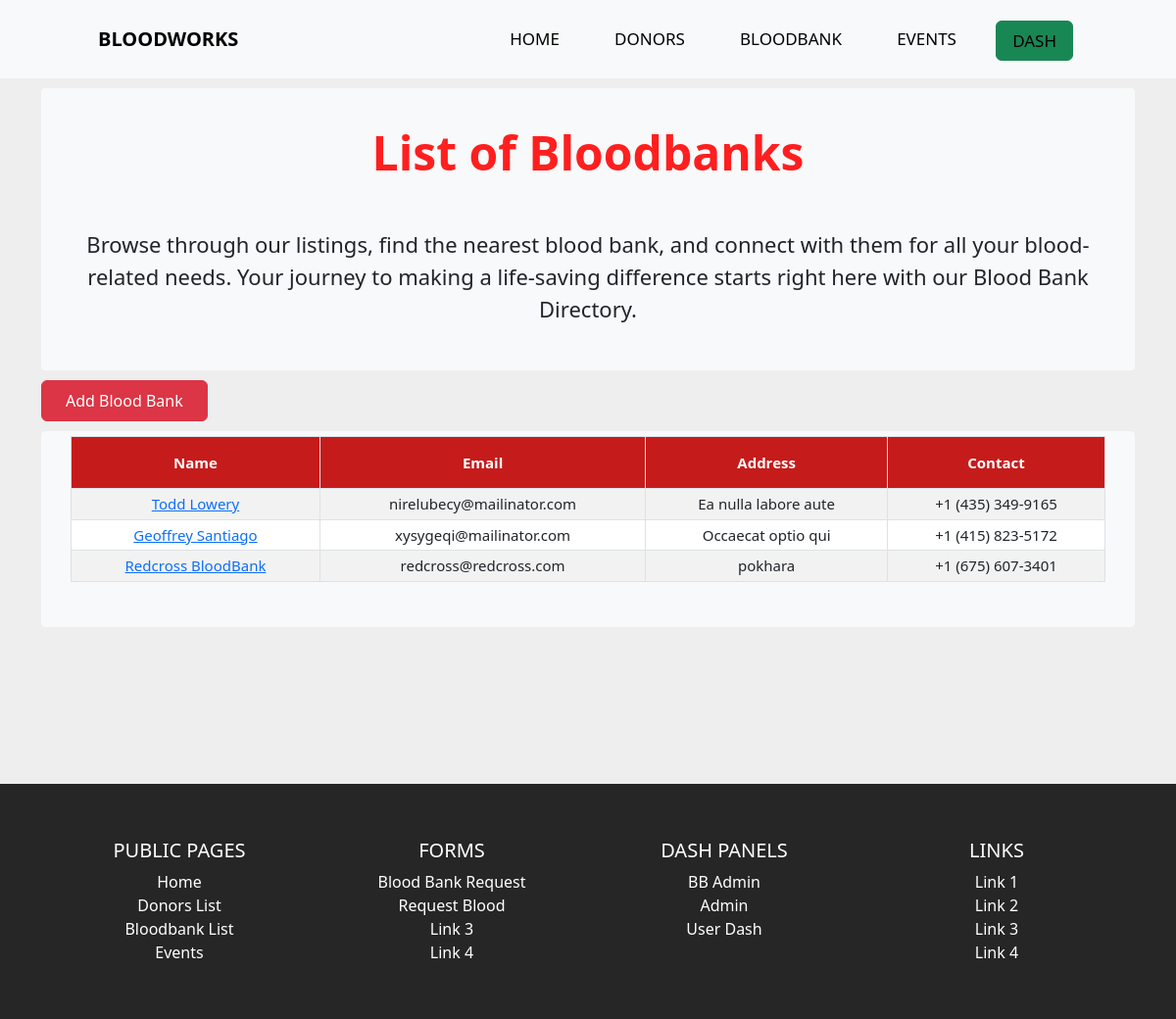
The page /bloodbanks (signed in) on the database its author committed.
### tables this page shows
CREATE TABLE `blood_banks` (
  `bb_id` int(11) NOT NULL,
  `bb_name` varchar(50) NOT NULL,
  `bb_email` varchar(50) DEFAULT NULL,
  `bb_username` varchar(50) NOT NULL,
  `bb_password` varchar(100) NOT NULL,
  `bb_phoneno` varchar(20) DEFAULT NULL,
  `bb_address` varchar(255) DEFAULT NULL,
  `bb_status` varchar(50) DEFAULT NULL,
  `bb_description` varchar(255) DEFAULT NULL,
  `bb_image` varchar(100) DEFAULT NULL
);

### controllers/BloodBanks.php (called while the page is built, shortened)
<?php
class BloodBanks
{
    public function index($a = "", $b = "", $c = "")
    {
        $bloodbanklist = $this->bloodbanklist();
        $data = [
            "bloodbanklist" => $bloodbanklist,
        ];
        $this->view('blood-banks', $data);
    }
    private function bloodbanklist()
    {
        $bloodbanklist = new Model;
        $bloodbanklist->table = "blood_banks";
        $bloodbanklist->order_column = "bb_id";
        $data = [
            "bb_status" => "verified"
        ];
        $bloodbanklist = $bloodbanklist->where($data);
        return $bloodbanklist;
    }
}

### includes/app.php (called while the page is built, shortened)
<?php
class App
{
    private $method = "index";
    public function splitURL()
    {
        $URL = $_GET['url'] ?? 'home';
        $URL = explode("/", trim($URL, "/"));
        return $URL;
    }
    public function loadController()
    {
        $URL = $this->splitURL();
        if($URL[0] == "dash"){
            if ($URL[0] == "dash" && !isset($URL[1])) {
                $filename = "controllers/Dash"  . ".php";
            } elseif ($URL[0] == "dash" && isset($URL[1])) {
                $filename = "controllers/" . $URL[0] . $URL[1] . ".php";
            }
        }
        elseif ($URL[0] == "admin"  ) {
            if ($URL[0] == "admin" && !isset($URL[1])) {
                $filename = "controllers/Admin"  . ".php";
            } elseif ($URL[0] == "admin" && isset($URL[1])) {
                $filename = "controllers/" . $URL[0] . $URL[1] . ".php";
            }
        }
        elseif ($URL[0] == "bbadmin"  ) {
            if ($URL[0] == "bbadmin" && !isset($URL[1])) {
                $filename = "controllers/bbadmin"  . ".php";
            } elseif ($URL[0] == "bbadmin" && isset($URL[1])) {
                $filename = "controllers/" . $URL[0] . $URL[1] . ".php";
            }
        }
        else{
            $filename = "controllers/" .$URL[0] . ".php";
        }
        if (file_exists($filename)) {
            unset($URL[0]);
        } else {
            $filename = "controllers/_404.php";
            require $filename;
            $this->controller = "_404";
        }
        $controller = new $this->controller;
        $URL = $URL ? array_values($URL) : [];
        call_user_func_array([$controller, $this->method], $URL);
    }
}

### index.php (called while the page is built, shortened)
<?php
$app = new App;
$app->loadController();
?>

### includes/database.php (called while the page is built, shortened)
<?php
trait Database
{
    public function connect()
    {
        $string = "mysql:hostname=" . DBHOST . ";dbname=" . DBNAME;
        $con = new PDO($string, DBUSER, DBPASS);
        return $con;
    }
    public function query($query, $data = [])
    {
        $con = $this->connect();
        $stm = $con->prepare($query);
        $check = $stm->execute($data);
        if ($check) {
            $result = $stm->fetchAll(PDO::FETCH_OBJ);
            if (is_array($result) && count($result)) {
                return $result;
            }
        }
        return false;
    }
}

### includes/models.php (called while the page is built, shortened)
<?php
class Model
{
    public $table = "users";
    protected $limit = '100';
    protected $offset = 0;
    protected $order_type = "desc";
    public $order_column = "id";
    public function where($data, $data_not = [])
    {
        $keys = array_keys($data);
        $query = "select * from $this->table where ";
        foreach ($keys as $key) {
            $query .= $key . " = :" . $key . " && ";
        }
        $query = trim($query, " && ");
        $query .= " order by $this->order_column $this->order_type limit $this->limit offset $this->offset";
        $data = array_merge($data, $data_not);
        return $this->query($query, $data);
    }
}

### views/blood-banks.views.php (the view)
<?php require "header.php";
?>
<main class="container-xl top-gap">
    <div class="table-section">
    <div class="list-head">
        <h2 class="table-sec-title fw-bold display-5">List of Bloodbanks</h2>
        <p class="evnt-info">Browse through our listings, find the nearest blood bank, and connect with them for all your blood-related needs. Your journey to making a life-saving difference starts right here with our Blood Bank Directory.</p>
    </div>
        <a class="btn btn-danger rounded float-right d-inline-block" href="<?= HOSTNAME ?>addbloodbank">Add Blood Bank</a>
        <div style="overflow-x:auto;" class="tb-cont">
            <table id="datatable" class="table table-hover table-striped table-bordered table-sm" cellspacing="0" width="100%">
                <thead>
                    <tr>
                        <th class="th-sm">Name
                        </th>
                        <th class="th-sm">Email
                        </th>
                        <th class="th-sm">Address
                        </th>
                        <th class="th-sm">Contact
                        </th>
                    </tr>
                </thead>
                <tbody>
                    <?php if (empty($bloodbanklist)) {
                        echo "No donor available";
                    } else {
                        foreach ($bloodbanklist as $bloodbank) { ?>
                            <tr>
                                <td><a href="<?= ROOT ?>/bloodbank/<?= $bloodbank->bb_id; ?>"><?= $bloodbank->bb_name; ?></a></td>
                                <td><?= $bloodbank->bb_email; ?></td>
                                <td><?= $bloodbank->bb_address; ?></td>
                                <td><?= $bloodbank->bb_phoneno; ?></td>
                            </tr>
                    <?php
                        }
                    }
                    ?>
                </tbody>
            </table>
        </div>
    </div>
</main>
<?php require "footer.php"; ?>

### assets/css/style.css (style rules this page uses)
* { margin: 0; padding: 0; box-sizing: border-box; }
body { background: #eeeeee; }
main { min-height: 100vh; }
.btn { padding: 0.5em 1.5em; border-radius: 2em; }
.table-section { position: relative; }
.table-sec-title { margin: 2rem 0 3rem 0; color: #ff1f1f; text-align: center; }
td, th { font-size: 15px; padding: 40px; height: 30px; text-align: center; }
#datatable th { background-color: rgb(198, 27, 27); font-weight: bold; color: white; font-size: 15px; padding: 15px; text-align: center; }
.top-gap { padding-top: 80px; }
@media screen and (min-width: 769px) { p { font-size: 1.2em; } }
.evnt-info { font-size: 22px; text-align: center; }
.list-head,.tb-cont { background-color: #F8F9FA; margin: 10px 0; padding:5px 30px 30px 30px; border-radius: 4px; }

### rows shown on the page
blood_banks: bb_name "Todd Lowery", bb_email "nirelubecy@mailinator.com", bb_address "Ea nulla labore aute", bb_phoneno "+1 (435) 349-9165"
blood_banks: bb_name "Geoffrey Santiago", bb_email "xysygeqi@mailinator.com", bb_address "Occaecat optio qui", bb_phoneno "+1 (415) 823-5172"
blood_banks: bb_name "Redcross BloodBank", bb_email "redcross@redcross.com", bb_address "pokhara", bb_phoneno "+1 (675) 607-3401"
